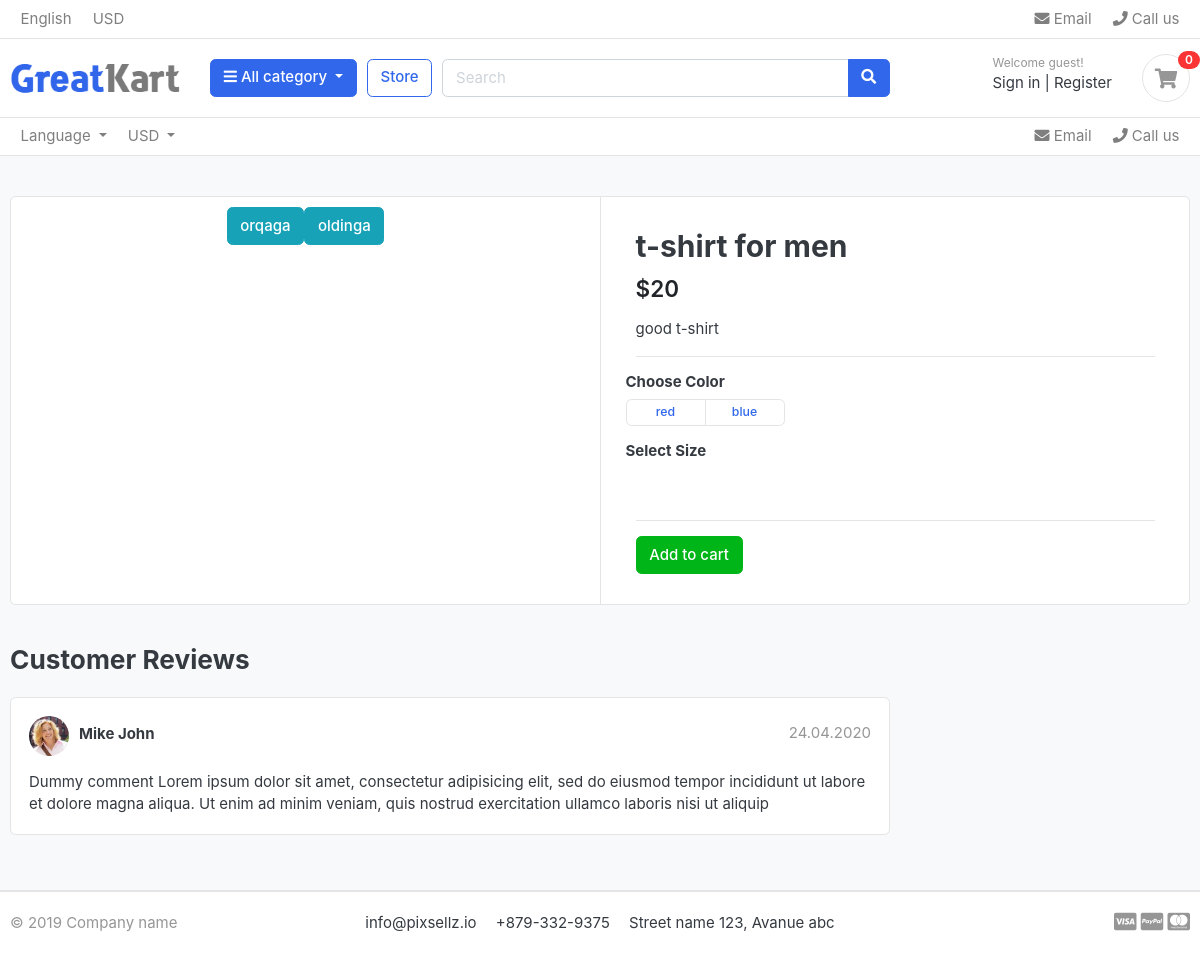
The page /products/product/detail/1/?color=5 on the database as committed earlier.
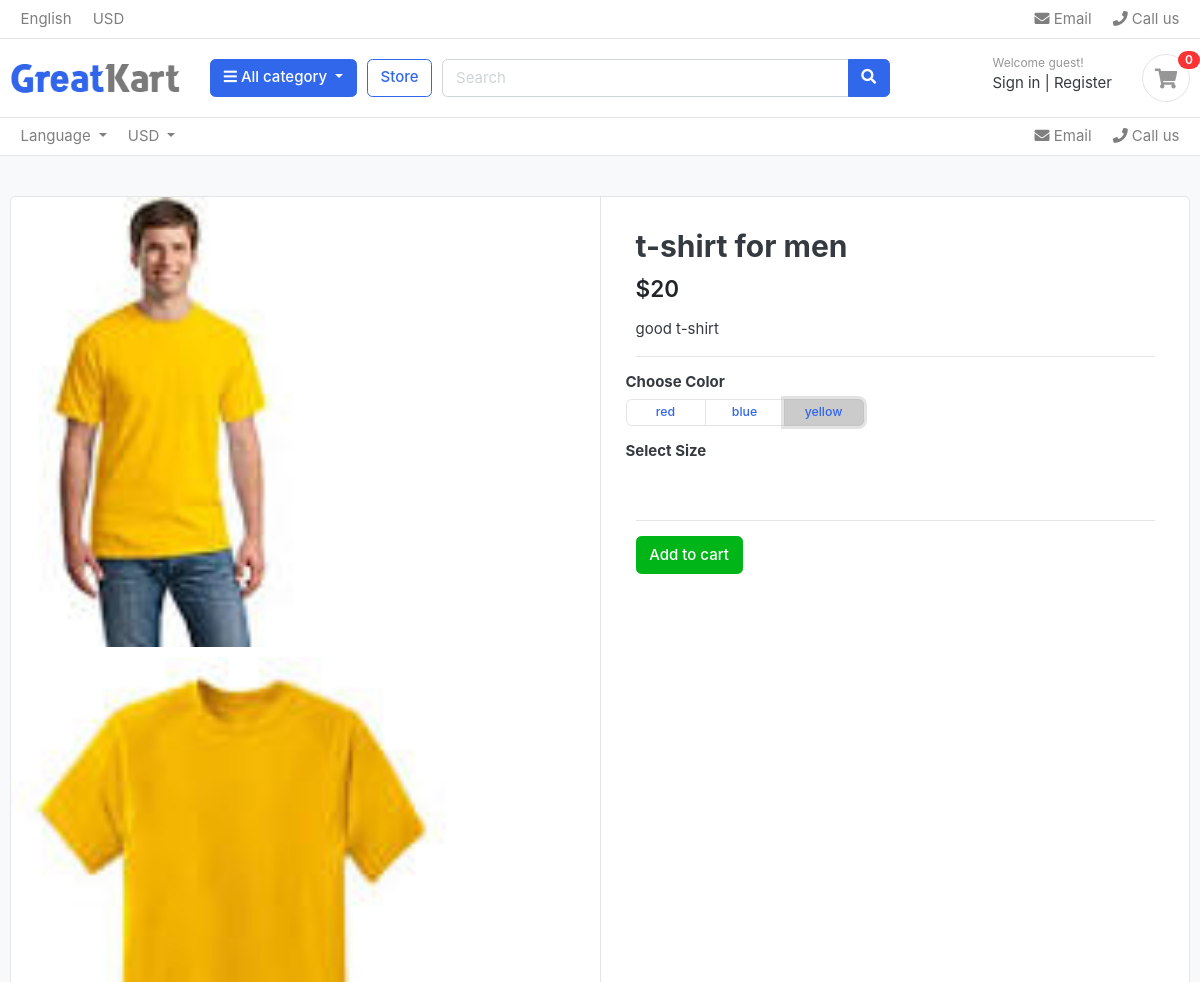
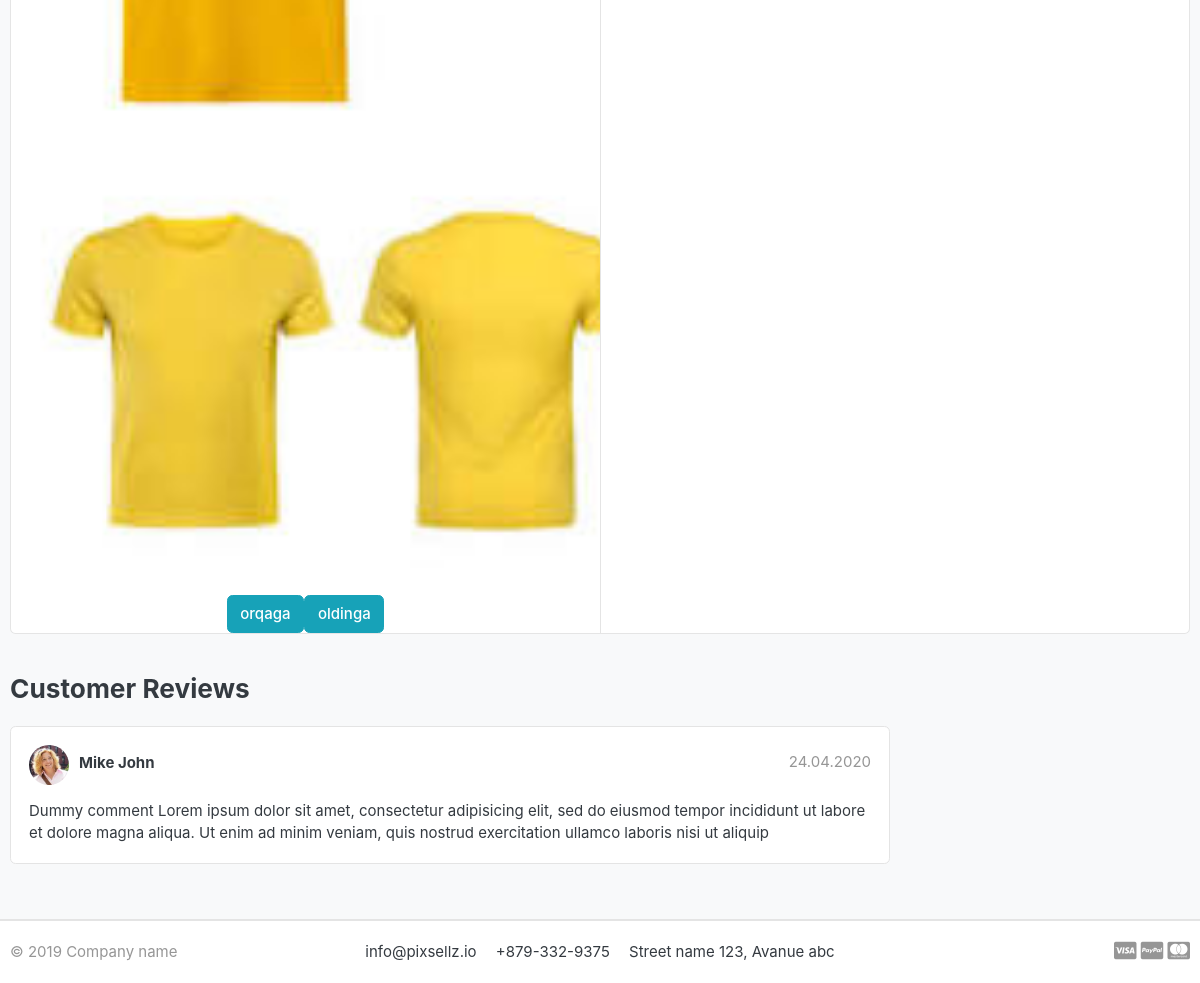
The same page on the database as committed later (2 pictures, top to bottom).
### apps/product/models.py (models this page shows, shortened)
class Color(models.Model):
    product = models.ForeignKey(Products, on_delete=models.CASCADE, related_name='color')
    color = models.CharField(max_length=30)

class Product_Image(models.Model):
    color = models.ForeignKey(Color, on_delete=models.CASCADE, related_name='image')
    image = models.ImageField(upload_to='images/')

### apps/product/views.py (the view, shortened to what this page needs)
# urls.py: path('product/detail/<int:id>/', ProductDetailView.as_view(), name='detailPage'),
class ProductDetailView(View):
    template_name = 'products/product-detail.html'
    def get(self, request, id, *args, **kwargs):
        product = Products.objects.get(pk=id)
        colors = Color.objects.filter(product=product)
        selected_color = request.GET.get('color', '')
        sizes = product.size.all()
        if selected_color:
            images = Product_Image.objects.all().filter(color=selected_color)
            selected_color = int(selected_color)
        else:
            images = Product_Image.objects.all().filter(color=product.id)
        context = {
            'product': product,
            'colors': colors,
            'selected_color': selected_color,
            'images': images,
            'sizes': sizes
        }
        return render(request, self.template_name, context)

### apps/product/context_processors.py (called while the page is built)
def header_date(request):
    category = Category.objects.all()
    date = {
        'categories':category
    }
    return date

### apps/product/models.py (called while the page is built)
    def __str__(self):
        return self.name

### templates/products/product-detail.html (shortened to what this page needs)
{% extends 'base.html' %}
{% load static %}
{% block content %}
<header class="section-header">
<nav class="navbar p-md-0 navbar-expand-sm navbar-light border-bottom">
<div class="container">
  <div class="collapse navbar-collapse" id="navbarTop4">
    <ul class="navbar-nav mr-auto">
    	<li class="nav-item dropdown">
		 	<a href="#" class="nav-link dropdown-toggle" data-toggle="dropdown">   Language </a>
		</li>
		<li class="nav-item dropdown">
			<a href="#" class="nav-link dropdown-toggle" data-toggle="dropdown"> USD </a>
		</li>
    </ul>
    <ul class="navbar-nav">
		<li><a href="#" class="nav-link"> <i class="fa fa-envelope"></i> Email </a></li>
		<li><a href="#" class="nav-link"> <i class="fa fa-phone"></i> Call us </a></li>
	</ul>
  </div>
</div>
</nav>
<section class="section-content padding-y bg">
<div class="container">
<div class="card">
	<div class="row no-gutters">
		<aside class="col-md-6">
<article class="gallery-wrap">
   <div>
{% for image in images %}
		<div class="img-big-wrap image-container">
		   <img src="{{ image.image.url }}" alt="{{ product.product_name }} - {{ selected_color.color }}" class="slider-image">
		</div>
{% endfor %}
    <div class="button-container">
        <button class="btn btn-info" onclick="changeImage(-1)">orqaga</button>
        <button class="btn btn-info" onclick="changeImage(+1)">oldinga</button>
    </div>
   </div>
</article>
		</aside>
		<main class="col-md-6 border-left">
<article class="content-body">
<h2 class="title">{{ product.product_title }}</h2>
<div class="mb-3">
	<var class="price h4">${{ product.price }}</var>
</div>
<p>{{ product.product_info }}</p>
<hr>
{% if selected_color %}
<form method="post" action="{% url 'products:addcart' product.id selected_color %}">
{% endif %}
	<div class="row">
		<div class="item-option-select">
			<h6>Choose Color</h6>
				<div class="btn-group btn-group-sm btn-group-toggle" >
					{% for color in colors %}
					 <label {% if selected_color == color.id %} class="btn btn-light focus active" {% else %} class="btn btn-light" {% endif %}>
						 <a href="?color={{ color.id }}" >{{ color.color }}</a>
					 </label>
					{% endfor %}
				</div>
		</div>
	</div>
	<div class="row">
		<div class="item-option-select">
			<h6>Select Size</h6>
		</div>
	</div>
	<hr>
	<button class="btn btn-success">Add to cart</button>
</form>
</article>
		</main>
	</div>
</div>
<br>
<div class="row">
			<div class="col-md-9">
	<header class="section-heading">
		<h3>Customer Reviews </h3>
	</header>
	<article class="box mb-3">
		<div class="icontext w-100">
			<img src="./images/avatars/avatar1.jpg" class="img-xs icon rounded-circle">
			<div class="text">
				<span class="date text-muted float-md-right">24.04.2020 </span>
				<h6 class="mb-1">Mike John </h6>
			</div>
		</div>
		<div class="mt-3">
			<p>
				Dummy comment Lorem ipsum dolor sit amet, consectetur adipisicing elit, sed do eiusmod
				tempor incididunt ut labore et dolore magna aliqua. Ut enim ad minim veniam,
				quis nostrud exercitation ullamco laboris nisi ut aliquip
			</p>
		</div>
	</article>
	</div>
</div>
</div>
</section>
{% endblock %}

Rows that differ between the two databases and show on the page:
added Product_Image: image (picture)
added Product_Image: image (picture)
added Product_Image: image (picture)
added Color: color "yellow"
